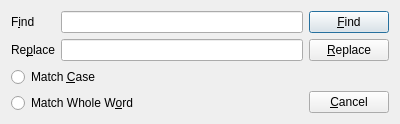
<?xml version="1.0" encoding="UTF-8"?>
<ui version="4.0">
 <class>Dialog</class>
 <widget class="QDialog" name="Dialog">
  <property name="geometry">
   <rect>
    <x>0</x>
    <y>0</y>
    <width>400</width>
    <height>122</height>
   </rect>
  </property>
  <property name="windowTitle">
   <string>Find and Replace</string>
  </property>
  <layout class="QHBoxLayout" name="horizontalLayout">
   <item>
    <layout class="QGridLayout" name="gridLayout">
     <item row="0" column="0">
      <widget class="QLabel" name="label">
       <property name="text">
        <string>F&amp;ind</string>
       </property>
       <property name="buddy">
        <cstring>lineEdit</cstring>
       </property>
      </widget>
     </item>
     <item row="0" column="1">
      <widget class="QLineEdit" name="lineEdit"/>
     </item>
     <item row="1" column="0">
      <widget class="QLabel" name="label_2">
       <property name="text">
        <string>Re&amp;place</string>
       </property>
       <property name="buddy">
        <cstring>lineEdit_2</cstring>
       </property>
      </widget>
     </item>
     <item row="1" column="1">
      <widget class="QLineEdit" name="lineEdit_2"/>
     </item>
     <item row="2" column="0" colspan="2">
      <widget class="QRadioButton" name="radioButton">
       <property name="text">
        <string>Match &amp;Case</string>
       </property>
      </widget>
     </item>
     <item row="3" column="0" colspan="2">
      <widget class="QRadioButton" name="radioButton_2">
       <property name="text">
        <string>Match Whole W&amp;ord</string>
       </property>
      </widget>
     </item>
    </layout>
   </item>
   <item>
    <layout class="QVBoxLayout" name="verticalLayout">
     <item>
      <widget class="QPushButton" name="pushButton">
       <property name="text">
        <string>&amp;Find</string>
       </property>
      </widget>
     </item>
     <item>
      <widget class="QPushButton" name="pushButton_2">
       <property name="text">
        <string>&amp;Replace</string>
       </property>
      </widget>
     </item>
     <item>
      <spacer name="verticalSpacer">
       <property name="orientation">
        <enum>Qt::Vertical</enum>
       </property>
       <property name="sizeHint" stdset="0">
        <size>
         <width>20</width>
         <height>40</height>
        </size>
       </property>
      </spacer>
     </item>
     <item>
      <widget class="QPushButton" name="pushButton_3">
       <property name="text">
        <string>&amp;Cancel</string>
       </property>
      </widget>
     </item>
    </layout>
   </item>
  </layout>
 </widget>
 <resources/>
 <connections>
  <connection>
   <sender>pushButton_3</sender>
   <signal>clicked()</signal>
   <receiver>Dialog</receiver>
   <slot>reject()</slot>
   <hints>
    <hint type="sourcelabel">
     <x>336</x>
     <y>100</y>
    </hint>
    <hint type="destinationlabel">
     <x>357</x>
     <y>72</y>
    </hint>
   </hints>
  </connection>
 </connections>
</ui>
